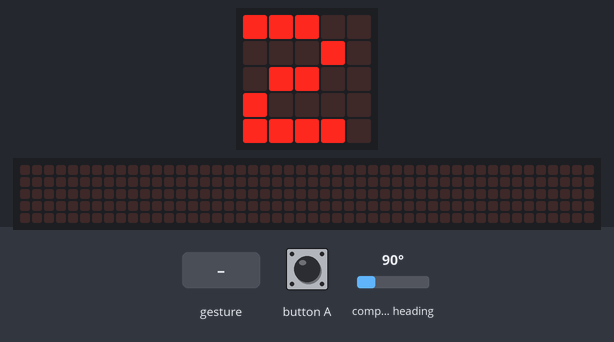
The program below on a simulated BBC micro:bit running MicroPython. Parts: the board's 5×5 LED display, a strip that is not on the board, showing the scrolling text unrolled. Inputs (shaded band) come from the test bench; at power-on: compass heading 90°. Random numbers come from a fixed seed; a tilt is held for 1.5 s and a shake lasts 1 s, then the board lies face up again; the 48×5 strip is a reading aid, not a part: it shows the text the display is scrolling, unrolled, one strip-width of it at a time; the compass is already calibrated.

Above: at 1.6 s.
1.7 s: compass heading set to 7°
At 3.1 s:
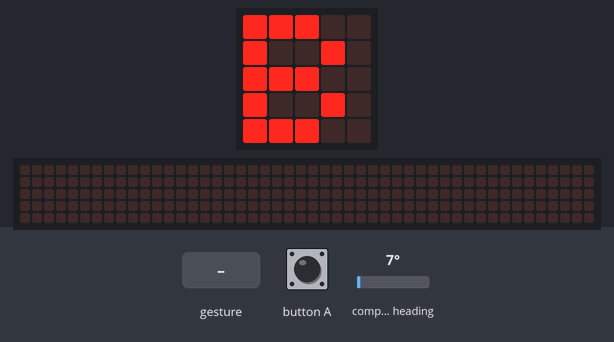
At 13.32 s:
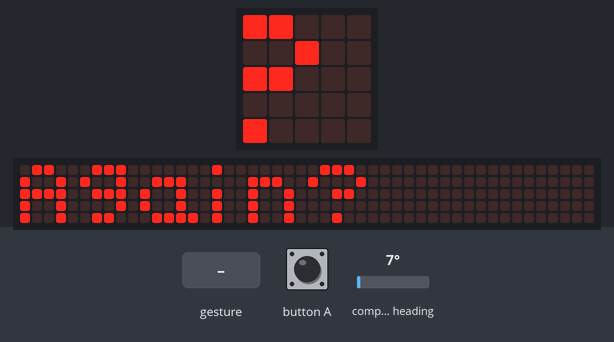
13.7 s: gesture '3g'
At 14.6 s:
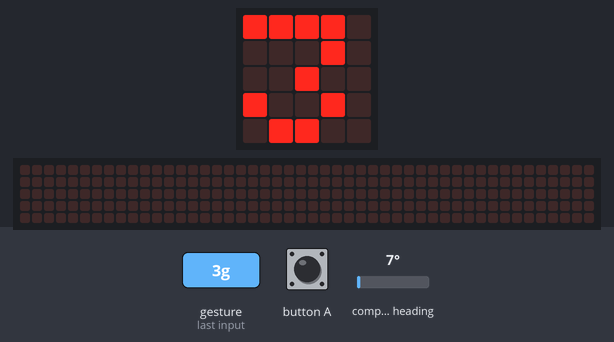

The program:

Bop.py
```python
# Imports go at the top
from microbit import *
import random

def countdown():
    for i in range(3,0,-1):
        display.show(i)
        sleep(1000)


def action(speed, type):
    gameover = True
    display.show(type)
    time=0
    direction = compass.heading()
    maxHeading = (direction + 90)%360
    minHeading = (direction + 270)%360
    if minHeading>maxHeading:
        maxHeading, minHeading = minHeading, maxHeading
    while time < speed :
        newHeading = compass.heading() > maxHeading or compass.heading()< minHeading
        if type == "B" and gameover:
            if accelerometer.was_gesture('3g') :
               gameover = False
            elif button_a.was_pressed() or newHeading:
                return gameover
        if type == "P" and gameover:
            if button_a.was_pressed():
                gameover = False
            elif accelerometer.was_gesture('3g') or newHeading:
                return gameover
        if type == "T" and gameover:
            if newHeading:
                gameover = False
            elif button_a.was_pressed() or accelerometer.was_gesture('3g'):
                return gameover
        sleep(1)
        time+=1
    display.clear()
    return gameover

def randChoice():
    g=0
    choice = random.randrange(0,3)
    if choice == 0:
        g=action(speed,"B")
    elif choice == 1:
        g=action(speed,"P")
    elif choice == 2:
        g=action(speed,"T")
    return g

# Code in a 'while True:' loop repeats forever
while True:
    speed=300
    score=-1
    gameover = False
    countdown()
    while (not gameover):
        score+=1
        gameover=randChoice()
        sleep(200)
    display.scroll("Score "+ str(score))
    display.scroll("Again?")
```

Measured:
- what the display in image 3 shows lasts 1.0 s, from 13.9 s to 14.9 s
